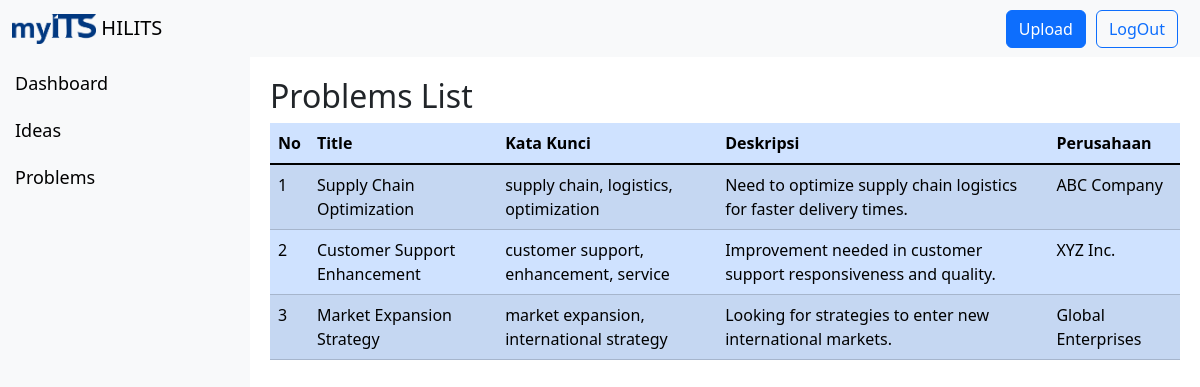
Screenshot of /pages/problems.php with the database file from the repository.
### tables this page shows
CREATE TABLE `problems` (
  `id` int(11) NOT NULL,
  `judul` varchar(50) NOT NULL,
  `deskripsi` varchar(250) NOT NULL,
  `kata_kunci` varchar(50) NOT NULL,
  `perusahaan` varchar(50) DEFAULT NULL,
  `kontak` varchar(50) NOT NULL,
  `berkas` varchar(50) DEFAULT NULL,
  `user_id` int(11) NOT NULL
);

### pages/problems.php (the view, shortened to what this page needs)
<?php
include 'database/db.php';
$query = "SELECT id, judul, kata_kunci, deskripsi, perusahaan FROM problems ";
$stmt = $conn->prepare($query);
$stmt->execute();
$result = $stmt->get_result();
?>
<!DOCTYPE html>
<html>
<head>
</head>
<body>
<?php include 'reusable/header.php'; ?>
<div class="content">
    <h2>Problems List</h2>
    <table class="table table-primary table-striped">
        <thead>
            <tr>
                <th>No</th>
                <th>Title</th>
                <th>Kata Kunci</th>
                <th>Deskripsi</th>
                <th>Perusahaan</th>
            </tr>
        </thead>
        <tbody class="table-group-divider">
            <?php
            $no = 1;
            while ($row = $result->fetch_assoc()) {
                echo "<tr onclick=\"window.location='index.php?page=problems_detail&id=" . $row['id'] . "';\" style='cursor:pointer;'>";
                echo "<td>" . $no++ . "</td>";
                echo "<td>" . htmlspecialchars($row['judul']) . "</td>";
                echo "<td>" . htmlspecialchars($row['kata_kunci']) . "</td>";
                echo "<td>" . htmlspecialchars($row['deskripsi']) . "</td>";
                echo "<td>" . htmlspecialchars($row['perusahaan']) . "</td>";
                echo "</tr>";
            }
            ?>
        </tbody>
    </table>
</div>
</body>
</html>

### reusable/header.php (style rules this page uses)
.content { margin-left: 250px; padding: 20px; }

### rows the page displays
problems: judul "Supply Chain Optimization", kata_kunci "supply chain, logistics, optimization", deskripsi "Need to optimize supply chain logistics for faster delivery times.", perusahaan "ABC Company"
problems: judul "Customer Support Enhancement", kata_kunci "customer support, enhancement, service", deskripsi "Improvement needed in customer support responsiveness and quality.", perusahaan "XYZ Inc."
problems: judul "Market Expansion Strategy", kata_kunci "market expansion, international strategy", deskripsi "Looking for strategies to enter new international markets.", perusahaan "Global Enterprises"
